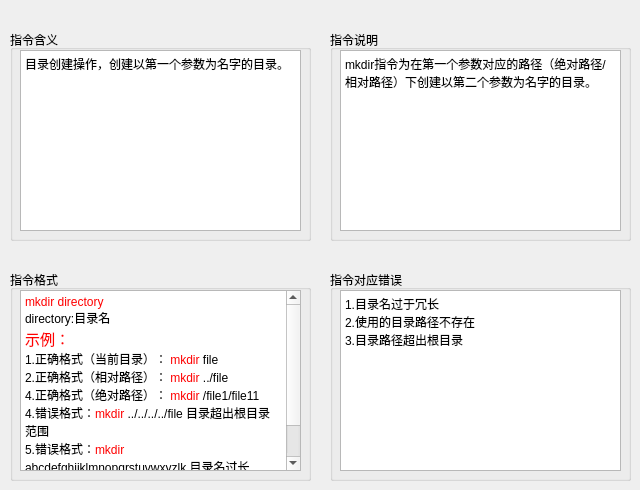
   <widget class="QWidget" name="tab_13">
    <attribute name="title">
     <string>mkdir</string>
    </attribute>
    <widget class="QGroupBox" name="groupBox_41">
     <property name="geometry">
      <rect>
       <x>330</x>
       <y>270</y>
       <width>301</width>
       <height>211</height>
      </rect>
     </property>
     <property name="title">
      <string>指令对应错误</string>
     </property>
     <widget class="QTextBrowser" name="textBrowser_41">
      <property name="geometry">
       <rect>
        <x>10</x>
        <y>20</y>
        <width>281</width>
        <height>181</height>
       </rect>
      </property>
      <property name="html">
       <string>&lt;!DOCTYPE HTML PUBLIC &quot;-//W3C//DTD HTML 4.0//EN&quot; &quot;http://www.w3.org/TR/REC-html40/strict.dtd&quot;&gt;
&lt;html&gt;&lt;head&gt;&lt;meta name=&quot;qrichtext&quot; content=&quot;1&quot; /&gt;&lt;style type=&quot;text/css&quot;&gt;
p, li { white-space: pre-wrap; }
&lt;/style&gt;&lt;/head&gt;&lt;body style=&quot; font-family:'黑体'; font-size:9pt; font-weight:400; font-style:normal;&quot;&gt;
&lt;p style=&quot; margin-top:0px; margin-bottom:0px; margin-left:0px; margin-right:0px; -qt-block-indent:0; text-indent:0px;&quot;&gt;&lt;span style=&quot; font-family:'SimSun';&quot;&gt;1.目录名过于冗长&lt;/span&gt;&lt;/p&gt;
&lt;p style=&quot; margin-top:0px; margin-bottom:0px; margin-left:0px; margin-right:0px; -qt-block-indent:0; text-indent:0px;&quot;&gt;&lt;span style=&quot; font-family:'SimSun';&quot;&gt;2.使用的目录路径不存在&lt;/span&gt;&lt;/p&gt;
&lt;p style=&quot; margin-top:0px; margin-bottom:0px; margin-left:0px; margin-right:0px; -qt-block-indent:0; text-indent:0px;&quot;&gt;&lt;span style=&quot; font-family:'SimSun';&quot;&gt;3.目录路径超出根目录&lt;/span&gt;&lt;/p&gt;&lt;/body&gt;&lt;/html&gt;</string>
      </property>
     </widget>
    </widget>
    <widget class="QGroupBox" name="groupBox_42">
     <property name="geometry">
      <rect>
       <x>10</x>
       <y>270</y>
       <width>301</width>
       <height>211</height>
      </rect>
     </property>
     <property name="title">
      <string>指令格式</string>
     </property>
     <widget class="QTextBrowser" name="textBrowser_42">
      <property name="geometry">
       <rect>
        <x>10</x>
        <y>20</y>
        <width>281</width>
        <height>181</height>
       </rect>
      </property>
      <property name="html">
       <string>&lt;!DOCTYPE HTML PUBLIC &quot;-//W3C//DTD HTML 4.0//EN&quot; &quot;http://www.w3.org/TR/REC-html40/strict.dtd&quot;&gt;
&lt;html&gt;&lt;head&gt;&lt;meta name=&quot;qrichtext&quot; content=&quot;1&quot; /&gt;&lt;style type=&quot;text/css&quot;&gt;
p, li { white-space: pre-wrap; }
&lt;/style&gt;&lt;/head&gt;&lt;body style=&quot; font-family:'黑体'; font-size:9pt; font-weight:400; font-style:normal;&quot;&gt;
&lt;p style=&quot; margin-top:0px; margin-bottom:0px; margin-left:0px; margin-right:0px; -qt-block-indent:0; text-indent:0px;&quot;&gt;&lt;span style=&quot; font-family:'SimSun'; color:#ff0000;&quot;&gt;mkdir directory&lt;/span&gt;&lt;/p&gt;
&lt;p style=&quot; margin-top:0px; margin-bottom:0px; margin-left:0px; margin-right:0px; -qt-block-indent:0; text-indent:0px;&quot;&gt;directory:目录名&lt;/p&gt;
&lt;p style=&quot; margin-top:0px; margin-bottom:0px; margin-left:0px; margin-right:0px; -qt-block-indent:0; text-indent:0px;&quot;&gt;&lt;span style=&quot; font-family:'SimSun'; font-size:11pt; color:#ff0000;&quot;&gt;示例：&lt;/span&gt;&lt;/p&gt;
&lt;p style=&quot; margin-top:0px; margin-bottom:0px; margin-left:0px; margin-right:0px; -qt-block-indent:0; text-indent:0px;&quot;&gt;&lt;span style=&quot; font-family:'SimSun';&quot;&gt;1.正确格式（当前目录）： &lt;/span&gt;&lt;span style=&quot; font-family:'SimSun'; color:#ff0000;&quot;&gt;mkdir&lt;/span&gt;&lt;span style=&quot; font-family:'SimSun';&quot;&gt; file&lt;/span&gt;&lt;/p&gt;
&lt;p style=&quot; margin-top:0px; margin-bottom:0px; margin-left:0px; margin-right:0px; -qt-block-indent:0; text-indent:0px;&quot;&gt;&lt;span style=&quot; font-family:'SimSun';&quot;&gt;2.正确格式（相对路径）：&lt;/span&gt;&lt;span style=&quot; font-family:'SimSun'; color:#ff0000;&quot;&gt; mkdir&lt;/span&gt;&lt;span style=&quot; font-family:'SimSun';&quot;&gt; ../file&lt;/span&gt;&lt;/p&gt;
&lt;p style=&quot; margin-top:0px; margin-bottom:0px; margin-left:0px; margin-right:0px; -qt-block-indent:0; text-indent:0px;&quot;&gt;&lt;span style=&quot; font-family:'SimSun';&quot;&gt;4.正确格式（绝对路径）：&lt;/span&gt;&lt;span style=&quot; font-family:'SimSun'; color:#ff0000;&quot;&gt; mkdir&lt;/span&gt;&lt;span style=&quot; font-family:'SimSun';&quot;&gt; /file1/file11&lt;/span&gt;&lt;/p&gt;
&lt;p style=&quot; margin-top:0px; margin-bottom:0px; margin-left:0px; margin-right:0px; -qt-block-indent:0; text-indent:0px;&quot;&gt;&lt;span style=&quot; font-family:'SimSun';&quot;&gt;4.错误格式：&lt;/span&gt;&lt;span style=&quot; font-family:'SimSun'; color:#ff0000;&quot;&gt;mkdir&lt;/span&gt;&lt;span style=&quot; font-family:'SimSun';&quot;&gt; ../../../../file 目录超出根目录范围&lt;/span&gt;&lt;/p&gt;
&lt;p style=&quot; margin-top:0px; margin-bottom:0px; margin-left:0px; margin-right:0px; -qt-block-indent:0; text-indent:0px;&quot;&gt;&lt;span style=&quot; font-family:'SimSun';&quot;&gt;5.错误格式：&lt;/span&gt;&lt;span style=&quot; font-family:'SimSun'; color:#ff0000;&quot;&gt;mkdir&lt;/span&gt;&lt;span style=&quot; font-family:'SimSun';&quot;&gt; abcdefghijklmnopqrstuvwxyzlk 目录名过长&lt;/span&gt;&lt;/p&gt;
&lt;p style=&quot; margin-top:0px; margin-bottom:0px; margin-left:0px; margin-right:0px; -qt-block-indent:0; text-indent:0px;&quot;&gt;&lt;span style=&quot; font-family:'SimSun';&quot;&gt;6.错误格式：&lt;/span&gt;&lt;span style=&quot; font-family:'SimSun'; color:#ff0000;&quot;&gt;mkdir&lt;/span&gt;&lt;span style=&quot; font-family:'SimSun';&quot;&gt; /file/file2 目录创建路径不存在&lt;/span&gt;&lt;/p&gt;&lt;/body&gt;&lt;/html&gt;</string>
      </property>
     </widget>
    </widget>
    <widget class="QGroupBox" name="groupBox_43">
     <property name="geometry">
      <rect>
       <x>330</x>
       <y>30</y>
       <width>301</width>
       <height>211</height>
      </rect>
     </property>
     <property name="title">
      <string>指令说明</string>
     </property>
     <widget class="QTextBrowser" name="textBrowser_43">
      <property name="geometry">
       <rect>
        <x>10</x>
        <y>20</y>
        <width>281</width>
        <height>181</height>
       </rect>
      </property>
      <property name="html">
       <string>&lt;!DOCTYPE HTML PUBLIC &quot;-//W3C//DTD HTML 4.0//EN&quot; &quot;http://www.w3.org/TR/REC-html40/strict.dtd&quot;&gt;
&lt;html&gt;&lt;head&gt;&lt;meta name=&quot;qrichtext&quot; content=&quot;1&quot; /&gt;&lt;style type=&quot;text/css&quot;&gt;
p, li { white-space: pre-wrap; }
&lt;/style&gt;&lt;/head&gt;&lt;body style=&quot; font-family:'黑体'; font-size:9pt; font-weight:400; font-style:normal;&quot;&gt;
&lt;p style=&quot; margin-top:0px; margin-bottom:0px; margin-left:0px; margin-right:0px; -qt-block-indent:0; text-indent:0px;&quot;&gt;&lt;span style=&quot; font-family:'SimSun';&quot;&gt;mkdir指令为在第一个参数对应的路径（绝对路径/相对路径）下创建以第二个参数为名字的目录。&lt;/span&gt;&lt;/p&gt;&lt;/body&gt;&lt;/html&gt;</string>
      </property>
     </widget>
    </widget>
    <widget class="QGroupBox" name="groupBox_44">
     <property name="geometry">
      <rect>
       <x>10</x>
       <y>30</y>
       <width>301</width>
       <height>211</height>
      </rect>
     </property>
     <property name="title">
      <string>指令含义</string>
     </property>
     <widget class="QTextBrowser" name="textBrowser_44">
      <property name="geometry">
       <rect>
        <x>10</x>
        <y>20</y>
        <width>281</width>
        <height>181</height>
       </rect>
      </property>
      <property name="html">
       <string>&lt;!DOCTYPE HTML PUBLIC &quot;-//W3C//DTD HTML 4.0//EN&quot; &quot;http://www.w3.org/TR/REC-html40/strict.dtd&quot;&gt;
&lt;html&gt;&lt;head&gt;&lt;meta name=&quot;qrichtext&quot; content=&quot;1&quot; /&gt;&lt;style type=&quot;text/css&quot;&gt;
p, li { white-space: pre-wrap; }
&lt;/style&gt;&lt;/head&gt;&lt;body style=&quot; font-family:'黑体'; font-size:9pt; font-weight:400; font-style:normal;&quot;&gt;
&lt;p style=&quot; margin-top:0px; margin-bottom:0px; margin-left:0px; margin-right:0px; -qt-block-indent:0; text-indent:0px;&quot;&gt;&lt;span style=&quot; font-family:'SimSun';&quot;&gt;目录创建操作，创建以第一个参数为名字的目录。&lt;/span&gt;&lt;/p&gt;&lt;/body&gt;&lt;/html&gt;</string>
      </property>
     </widget>
    </widget>
   </widget>
